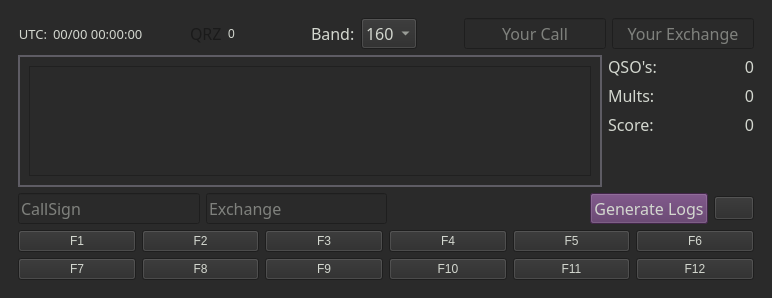
<?xml version="1.0" encoding="UTF-8"?>
<ui version="4.0">
 <class>MainWindow</class>
 <widget class="QMainWindow" name="MainWindow">
  <property name="geometry">
   <rect>
    <x>0</x>
    <y>0</y>
    <width>772</width>
    <height>298</height>
   </rect>
  </property>
  <property name="font">
   <font>
    <family>JetBrains Mono</family>
    <pointsize>12</pointsize>
   </font>
  </property>
  <property name="windowTitle">
   <string>K1USN SST logger</string>
  </property>
  <property name="autoFillBackground">
   <bool>false</bool>
  </property>
  <property name="styleSheet">
   <string notr="true">background-color: rgb(42, 42, 42);
color: rgb(211, 215, 207);</string>
  </property>
  <widget class="QWidget" name="centralwidget">
   <property name="font">
    <font>
     <family>JetBrains Mono</family>
     <pointsize>12</pointsize>
    </font>
   </property>
   <layout class="QGridLayout" name="gridLayout">
    <item row="0" column="0">
     <layout class="QVBoxLayout" name="verticalLayout">
      <property name="leftMargin">
       <number>9</number>
      </property>
      <property name="topMargin">
       <number>9</number>
      </property>
      <property name="rightMargin">
       <number>9</number>
      </property>
      <property name="bottomMargin">
       <number>9</number>
      </property>
      <item>
       <layout class="QHBoxLayout" name="horizontalLayout_5">
        <item>
         <widget class="QLabel" name="label_7">
          <property name="font">
           <font>
            <family>JetBrains Mono</family>
            <pointsize>10</pointsize>
            <bold>false</bold>
           </font>
          </property>
          <property name="text">
           <string>UTC:</string>
          </property>
          <property name="alignment">
           <set>Qt::AlignRight|Qt::AlignTrailing|Qt::AlignVCenter</set>
          </property>
         </widget>
        </item>
        <item>
         <widget class="QLabel" name="utctime">
          <property name="font">
           <font>
            <family>JetBrains Mono</family>
            <pointsize>10</pointsize>
            <bold>false</bold>
           </font>
          </property>
          <property name="text">
           <string>00/00 00:00:00</string>
          </property>
         </widget>
        </item>
        <item>
         <spacer name="horizontalSpacer_4">
          <property name="orientation">
           <enum>Qt::Horizontal</enum>
          </property>
          <property name="sizeHint" stdset="0">
           <size>
            <width>40</width>
            <height>20</height>
           </size>
          </property>
         </spacer>
        </item>
        <item>
         <widget class="QLabel" name="QRZ_icon">
          <property name="font">
           <font>
            <family>JetBrains Mono</family>
            <pointsize>12</pointsize>
            <bold>false</bold>
           </font>
          </property>
          <property name="styleSheet">
           <string notr="true">color: rgb(26, 26, 26);</string>
          </property>
          <property name="text">
           <string>QRZ</string>
          </property>
         </widget>
        </item>
        <item>
         <widget class="QLabel" name="radio_icon">
          <property name="minimumSize">
           <size>
            <width>36</width>
            <height>25</height>
           </size>
          </property>
          <property name="text">
           <string>0</string>
          </property>
         </widget>
        </item>
        <item>
         <spacer name="horizontalSpacer">
          <property name="orientation">
           <enum>Qt::Horizontal</enum>
          </property>
          <property name="sizeHint" stdset="0">
           <size>
            <width>40</width>
            <height>20</height>
           </size>
          </property>
         </spacer>
        </item>
        <item>
         <widget class="QLabel" name="label_14">
          <property name="font">
           <font>
            <family>JetBrains Mono</family>
            <pointsize>12</pointsize>
            <bold>false</bold>
           </font>
          </property>
          <property name="text">
           <string>Band:</string>
          </property>
         </widget>
        </item>
        <item>
         <widget class="QComboBox" name="band_selector">
          <property name="font">
           <font>
            <family>JetBrains Mono</family>
            <pointsize>12</pointsize>
           </font>
          </property>
          <property name="focusPolicy">
           <enum>Qt::NoFocus</enum>
          </property>
          <item>
           <property name="text">
            <string>160</string>
           </property>
          </item>
          <item>
           <property name="text">
            <string>80</string>
           </property>
          </item>
          <item>
           <property name="text">
            <string>60</string>
           </property>
          </item>
          <item>
           <property name="text">
            <string>40</string>
           </property>
          </item>
          <item>
           <property name="text">
            <string>30</string>
           </property>
          </item>
          <item>
           <property name="text">
            <string>20</string>
           </property>
          </item>
          <item>
           <property name="text">
            <string>17</string>
           </property>
          </item>
          <item>
           <property name="text">
            <string>15</string>
           </property>
          </item>
          <item>
           <property name="text">
            <string>12</string>
           </property>
          </item>
          <item>
           <property name="text">
            <string>10</string>
           </property>
          </item>
          <item>
           <property name="text">
            <string>6</string>
           </property>
          </item>
          <item>
           <property name="text">
            <string>2</string>
           </property>
          </item>
         </widget>
        </item>
        <item>
         <spacer name="horizontalSpacer_2">
          <property name="orientation">
           <enum>Qt::Horizontal</enum>
          </property>
          <property name="sizeHint" stdset="0">
           <size>
            <width>40</width>
            <height>20</height>
           </size>
          </property>
         </spacer>
        </item>
        <item>
         <widget class="QLineEdit" name="mycallEntry">
          <property name="font">
           <font>
            <family>JetBrains Mono</family>
            <pointsize>12</pointsize>
            <bold>false</bold>
           </font>
          </property>
          <property name="focusPolicy">
           <enum>Qt::ClickFocus</enum>
          </property>
          <property name="toolTip">
           <string>Enter YOUR callsign.</string>
          </property>
          <property name="maxLength">
           <number>14</number>
          </property>
          <property name="alignment">
           <set>Qt::AlignCenter</set>
          </property>
          <property name="placeholderText">
           <string>Your Call</string>
          </property>
         </widget>
        </item>
        <item>
         <widget class="QLineEdit" name="myexchangeEntry">
          <property name="font">
           <font>
            <family>JetBrains Mono</family>
            <pointsize>12</pointsize>
            <bold>false</bold>
           </font>
          </property>
          <property name="focusPolicy">
           <enum>Qt::ClickFocus</enum>
          </property>
          <property name="toolTip">
           <string>Your State</string>
          </property>
          <property name="maxLength">
           <number>15</number>
          </property>
          <property name="alignment">
           <set>Qt::AlignCenter</set>
          </property>
          <property name="placeholderText">
           <string>Your Exchange</string>
          </property>
         </widget>
        </item>
       </layout>
      </item>
      <item>
       <layout class="QHBoxLayout" name="horizontalLayout_3" stretch="4,1">
        <item>
         <widget class="QFrame" name="frame_2">
          <property name="font">
           <font>
            <family>JetBrains Mono</family>
            <pointsize>12</pointsize>
            <bold>false</bold>
           </font>
          </property>
          <property name="styleSheet">
           <string notr="true">color: rgb(94, 92, 100)</string>
          </property>
          <property name="frameShape">
           <enum>QFrame::WinPanel</enum>
          </property>
          <property name="frameShadow">
           <enum>QFrame::Plain</enum>
          </property>
          <layout class="QGridLayout" name="gridLayout_2">
           <item row="0" column="0">
            <widget class="QListWidget" name="listWidget">
             <property name="sizePolicy">
              <sizepolicy hsizetype="Expanding" vsizetype="Expanding">
               <horstretch>0</horstretch>
               <verstretch>0</verstretch>
              </sizepolicy>
             </property>
             <property name="font">
              <font>
               <family>JetBrains Mono</family>
               <pointsize>11</pointsize>
               <italic>false</italic>
               <bold>false</bold>
              </font>
             </property>
             <property name="focusPolicy">
              <enum>Qt::NoFocus</enum>
             </property>
             <property name="styleSheet">
              <string notr="true">alternate-background-color: rgb(66, 66, 66);
color: rgb(255, 255, 255);
</string>
             </property>
             <property name="editTriggers">
              <set>QAbstractItemView::DoubleClicked</set>
             </property>
             <property name="showDropIndicator" stdset="0">
              <bool>false</bool>
             </property>
             <property name="alternatingRowColors">
              <bool>true</bool>
             </property>
            </widget>
           </item>
          </layout>
         </widget>
        </item>
        <item>
         <layout class="QFormLayout" name="formLayout">
          <item row="0" column="0">
           <widget class="QLabel" name="label">
            <property name="font">
             <font>
              <family>JetBrains Mono</family>
              <pointsize>12</pointsize>
              <bold>false</bold>
              <kerning>true</kerning>
             </font>
            </property>
            <property name="text">
             <string>QSO's:</string>
            </property>
           </widget>
          </item>
          <item row="1" column="0">
           <widget class="QLabel" name="label_3">
            <property name="font">
             <font>
              <family>JetBrains Mono</family>
              <pointsize>12</pointsize>
              <bold>false</bold>
             </font>
            </property>
            <property name="text">
             <string>Mults:</string>
            </property>
           </widget>
          </item>
          <item row="2" column="0">
           <widget class="QLabel" name="label_4">
            <property name="font">
             <font>
              <family>JetBrains Mono</family>
              <pointsize>12</pointsize>
              <bold>false</bold>
             </font>
            </property>
            <property name="text">
             <string>Score:</string>
            </property>
           </widget>
          </item>
          <item row="2" column="1">
           <widget class="QLabel" name="Total_Score">
            <property name="font">
             <font>
              <family>JetBrains Mono</family>
              <pointsize>12</pointsize>
              <bold>false</bold>
             </font>
            </property>
            <property name="text">
             <string>0</string>
            </property>
            <property name="alignment">
             <set>Qt::AlignRight|Qt::AlignTrailing|Qt::AlignVCenter</set>
            </property>
           </widget>
          </item>
          <item row="1" column="1">
           <widget class="QLabel" name="Total_Mults">
            <property name="font">
             <font>
              <family>JetBrains Mono</family>
              <pointsize>12</pointsize>
              <bold>false</bold>
             </font>
            </property>
            <property name="text">
             <string>0</string>
            </property>
            <property name="alignment">
             <set>Qt::AlignRight|Qt::AlignTrailing|Qt::AlignVCenter</set>
            </property>
           </widget>
          </item>
          <item row="0" column="1">
           <widget class="QLabel" name="Total_CW">
            <property name="font">
             <font>
              <family>JetBrains Mono</family>
              <pointsize>12</pointsize>
              <bold>false</bold>
             </font>
            </property>
            <property name="text">
             <string>0</string>
            </property>
            <property name="alignment">
             <set>Qt::AlignRight|Qt::AlignTrailing|Qt::AlignVCenter</set>
            </property>
           </widget>
          </item>
         </layout>
        </item>
       </layout>
      </item>
      <item>
       <layout class="QHBoxLayout" name="horizontalLayout_4">
        <item>
         <widget class="QLineEdit" name="callsign_entry">
          <property name="font">
           <font>
            <family>JetBrains Mono</family>
            <pointsize>12</pointsize>
            <bold>false</bold>
           </font>
          </property>
          <property name="focusPolicy">
           <enum>Qt::ClickFocus</enum>
          </property>
          <property name="toolTip">
           <string>Enter other operators callsign.</string>
          </property>
          <property name="statusTip">
           <string>Enter other operators callsign.</string>
          </property>
          <property name="whatsThis">
           <string>Enter other operators callsign.</string>
          </property>
          <property name="maxLength">
           <number>14</number>
          </property>
          <property name="frame">
           <bool>true</bool>
          </property>
          <property name="placeholderText">
           <string>CallSign</string>
          </property>
         </widget>
        </item>
        <item>
         <widget class="QLineEdit" name="exchange_entry">
          <property name="font">
           <font>
            <family>JetBrains Mono</family>
            <pointsize>12</pointsize>
            <bold>false</bold>
           </font>
          </property>
          <property name="focusPolicy">
           <enum>Qt::ClickFocus</enum>
          </property>
          <property name="placeholderText">
           <string>Exchange</string>
          </property>
         </widget>
        </item>
        <item>
          <widget class="QLabel" name="dupe_indicator">
            <property name="geometry">
            <rect>
              <x>310</x>
              <y>202</y>
              <width>231</width>
              <height>25</height>
            </rect>
            </property>
            <property name="font">
            <font>
              <family>JetBrains Mono</family>
              <pointsize>12</pointsize>
            </font>
            </property>
            <property name="styleSheet">
            <string notr="true">color: rgb(230, 97, 0);</string>
            </property>
            <property name="text">
            <string/>
            </property>
          </widget>
        </item>
        <item>
         <spacer name="horizontalSpacer_3">
          <property name="orientation">
           <enum>Qt::Horizontal</enum>
          </property>
          <property name="sizeHint" stdset="0">
           <size>
            <width>40</width>
            <height>20</height>
           </size>
          </property>
         </spacer>
        </item>
        <item>
         <widget class="QPushButton" name="genLogButton">
          <property name="font">
           <font>
            <family>JetBrains Mono</family>
            <pointsize>12</pointsize>
            <bold>false</bold>
           </font>
          </property>
          <property name="focusPolicy">
           <enum>Qt::NoFocus</enum>
          </property>
          <property name="styleSheet">
           <string notr="true">background-color: rgb(92, 53, 102);</string>
          </property>
          <property name="text">
           <string>Generate Logs</string>
          </property>
         </widget>
        </item>
        <item>
         <widget class="QPushButton" name="settings_gear">
          <property name="enabled">
           <bool>true</bool>
          </property>
          <property name="sizePolicy">
           <sizepolicy hsizetype="Fixed" vsizetype="Fixed">
            <horstretch>0</horstretch>
            <verstretch>0</verstretch>
           </sizepolicy>
          </property>
          <property name="minimumSize">
           <size>
            <width>28</width>
            <height>24</height>
           </size>
          </property>
          <property name="focusPolicy">
           <enum>Qt::ClickFocus</enum>
          </property>
          <property name="text">
           <string/>
          </property>
          <property name="icon">
           <iconset>
            <normaloff>../9515b4ad/gear16x16.png</normaloff>../9515b4ad/gear16x16.png</iconset>
          </property>
         </widget>
        </item>
       </layout>
      </item>
      <item>
       <layout class="QHBoxLayout" name="horizontalLayout_2">
        <item>
         <widget class="QPushButton" name="F1">
          <property name="focusPolicy">
           <enum>Qt::NoFocus</enum>
          </property>
          <property name="text">
           <string>F1</string>
          </property>
         </widget>
        </item>
        <item>
         <widget class="QPushButton" name="F2">
          <property name="focusPolicy">
           <enum>Qt::NoFocus</enum>
          </property>
          <property name="text">
           <string>F2</string>
          </property>
         </widget>
        </item>
        <item>
         <widget class="QPushButton" name="F3">
          <property name="focusPolicy">
           <enum>Qt::NoFocus</enum>
          </property>
          <property name="text">
           <string>F3</string>
          </property>
         </widget>
        </item>
        <item>
         <widget class="QPushButton" name="F4">
          <property name="focusPolicy">
           <enum>Qt::NoFocus</enum>
          </property>
          <property name="text">
           <string>F4</string>
          </property>
         </widget>
        </item>
        <item>
         <widget class="QPushButton" name="F5">
          <property name="focusPolicy">
           <enum>Qt::NoFocus</enum>
          </property>
          <property name="text">
           <string>F5</string>
          </property>
         </widget>
        </item>
        <item>
         <widget class="QPushButton" name="F6">
          <property name="focusPolicy">
           <enum>Qt::NoFocus</enum>
          </property>
          <property name="text">
           <string>F6</string>
          </property>
         </widget>
        </item>
       </layout>
      </item>
      <item>
       <layout class="QHBoxLayout" name="horizontalLayout">
        <item>
         <widget class="QPushButton" name="F7">
          <property name="focusPolicy">
           <enum>Qt::NoFocus</enum>
          </property>
          <property name="text">
           <string>F7</string>
          </property>
         </widget>
        </item>
        <item>
         <widget class="QPushButton" name="F8">
          <property name="focusPolicy">
           <enum>Qt::NoFocus</enum>
          </property>
          <property name="text">
           <string>F8</string>
          </property>
         </widget>
        </item>
        <item>
         <widget class="QPushButton" name="F9">
          <property name="focusPolicy">
           <enum>Qt::NoFocus</enum>
          </property>
          <property name="text">
           <string>F9</string>
          </property>
         </widget>
        </item>
        <item>
         <widget class="QPushButton" name="F10">
          <property name="focusPolicy">
           <enum>Qt::NoFocus</enum>
          </property>
          <property name="text">
           <string>F10</string>
          </property>
         </widget>
        </item>
        <item>
         <widget class="QPushButton" name="F11">
          <property name="focusPolicy">
           <enum>Qt::NoFocus</enum>
          </property>
          <property name="text">
           <string>F11</string>
          </property>
         </widget>
        </item>
        <item>
         <widget class="QPushButton" name="F12">
          <property name="focusPolicy">
           <enum>Qt::NoFocus</enum>
          </property>
          <property name="text">
           <string>F12</string>
          </property>
         </widget>
        </item>
       </layout>
      </item>
     </layout>
    </item>
   </layout>
  </widget>
 </widget>
 <resources/>
 <connections/>
</ui>
